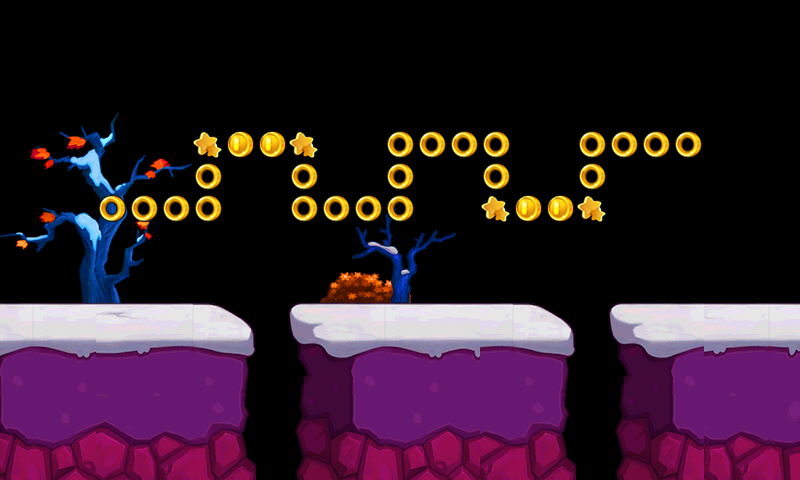

This game map was drawn from its Tiled (.tmx) file and the tilesets committed beside it. A one-line description and the trimmed map source follow:
An orthogonal 25x15 tile map with 32x32 px tiles, 4 tile layers (grass, tree, root, jewel), 5 tilesets.

<map version="1.0" orientation="orthogonal" width="25" height="15" tilewidth="32" tileheight="32">
 <tileset firstgid="1" name="grass3" tilewidth="32" tileheight="32">
  <image source="grass3.png" width="160" height="64" />
 </tileset>
 <tileset firstgid="11" name="light" tilewidth="32" tileheight="32">
  <image source="light.png" width="64" height="128" />
 </tileset>
 <tileset firstgid="19" name="tree3" tilewidth="32" tileheight="32">
  <image source="tree3.png" width="448" height="224" />
 </tileset>
 <tileset firstgid="117" name="ground3" tilewidth="32" tileheight="32">
  <image source="ground3.png" width="544" height="192" />
  <tile id="1">
   <properties>
    <property name="rootX" value="-1" />
    <property name="rootY" value="0" />
   </properties>
  </tile>
  <tile id="2">
   <properties>
    <property name="rootX" value="-1" />
    <property name="rootY" value="0" />
   </properties>
  </tile>
  <tile id="3">
   <properties>
    <property name="rootX" value="-1" />
    <property name="rootY" value="0" />
   </properties>
  </tile>
  <tile id="4">
   <properties>
    <property name="rootX" value="-1" />
    <property name="rootY" value="0" />
   </properties>
  </tile>
  <tile id="5">
   <properties>
    <property name="rootX" value="-1" />
    <property name="rootY" value="0" />
   </properties>
  </tile>
  <tile id="6">
   <properties>
    <property name="rootX" value="-1" />
    <property name="rootY" value="0" />
   </properties>
  </tile>
  <tile id="7">
   <properties>
    <property name="rootX" value="-1" />
    <property name="rootY" value="0" />
   </properties>
  </tile>
  <tile id="8">
   <properties>
    <property name="rootX" value="-1" />
    <property name="rootY" value="0" />
   </properties>
  </tile>
  <tile id="9">
   <properties>
    <property name="rootX" value="-1" />
    <property name="rootY" value="0" />
   </properties>
  </tile>
  <tile id="10">
   <properties>
    <property name="rootX" value="-1" />
    <property name="rootY" value="0" />
   </properties>
  </tile>
  <tile id="11">
   <properties>
    <property name="rootX" value="-1" />
    <property name="rootY" value="0" />
   </properties>
  </tile>
  <tile id="12">
   <properties>
    <property name="rootX" value="-1" />
    <property name="rootY" value="0" />
   </properties>
  </tile>
  <tile id="13">
   <properties>
    <property name="rootX" value="-1" />
    <property name="rootY" value="0" />
   </properties>
  </tile>
  <tile id="14">
   <properties>
    <property name="rootX" value="-1" />
    <property name="rootY" value="0" />
   </properties>
  </tile>
  <tile id="15">
   <properties>
    <property name="rootX" value="-1" />
    <property name="rootY" value="0" />
   </properties>
  </tile>
  <tile id="16">
   <properties>
    <property name="rootX" value="-1" />
    <property name="rootY" value="0" />
   </properties>
  </tile>
  <tile id="18">
   <properties>
    <property name="rootX" value="0" />
    <property name="rootY" value="-1" />
   </properties>
  </tile>
  <tile id="35">
   <properties>
    <property name="rootX" value="0" />
    <property name="rootY" value="-1" />
   </properties>
  </tile>
  <tile id="52">
   <properties>
    <property name="rootX" value="0" />
    <property name="rootY" value="-1" />
   </properties>
  </tile>
  <tile id="69">
   <properties>
    <property name="rootX" value="0" />
    <property name="rootY" value="-1" />
   </properties>
  </tile>
  <tile id="86">
   <properties>
    <property name="rootX" value="0" />
    <property name="rootY" value="-1" />
   </properties>
  </tile>
 </tileset>
 <tileset firstgid="219" name="coin" tilewidth="32" tileheight="32">
  <image source="coin.png" width="96" height="32" />
  <tile id="0">
   <properties>
    <property name="jewelType" value="1" />
   </properties>
  </tile>
  <tile id="1">
   <properties>
    <property name="jewelType" value="2" />
   </properties>
  </tile>
  <tile id="2">
   <properties>
    <property name="jewelType" value="3" />
   </properties>
  </tile>
 </tileset>
 <layer name="grass" width="25" height="15">
  <data>[375 cells, 6 non-empty, 6 distinct tile ids]</data>
 </layer>
 <layer name="tree" width="25" height="15">
  <data>[375 cells, 58 non-empty, 58 distinct tile ids]</data>
 </layer>
 <layer name="root" width="25" height="15">
  <data>[375 cells, 138 non-empty, 72 distinct tile ids]</data>
 </layer>
 <layer name="jewel" width="25" height="15">
  <data>[375 cells, 29 non-empty, 3 distinct tile ids]</data>
 </layer>
</map>
